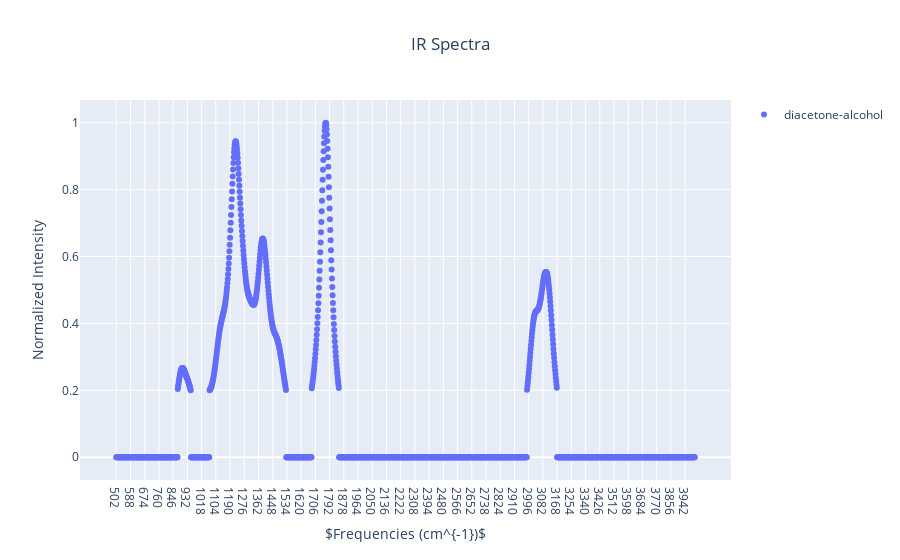

The code cell stored with this chart in its notebook:
### Code cell
# to display the spectrum of a FN
# in the line below, insert the index value of the molecule you want to see from the table above
fn_idx=137
# then display the figure
fn_mol=test.set_index('name').iloc[fn_idx,3:]
fig = go.Figure()
fig.add_trace(go.Scatter(x=fn_mol.index,
                         y=fn_mol,
                         name=fn_mol.name,
                         mode='markers'))

# Graph Layout
fig.update_layout(title='IR Spectra', title_x=0.5,
                  xaxis = dict(title='$Frequencies (cm^{-1})$'),
                  yaxis = dict(title='Normalized Intensity'))
fig.update_layout(showlegend=True)

### Figure 1 — Plotly figure (JSON) as saved in the notebook; plotly's stock layout.template omitted (floating-point values rounded to 4 significant figures; data arrays with more than 128 entries replaced by an {"elided": "..."} marker saying what was removed)
{"data": [{"mode": "markers", "name": "diacetone-alcohol", "type": "scatter", "x": {"elided": "1750 str values"}, "y": {"elided": "1750 float values"}}], "layout": {"showlegend": true, "title": {"text": "IR Spectra", "x": 0.5}, "xaxis": {"title": {"text": "$Frequencies (cm^{-1})$"}}, "yaxis": {"title": {"text": "Normalized Intensity"}}}}
